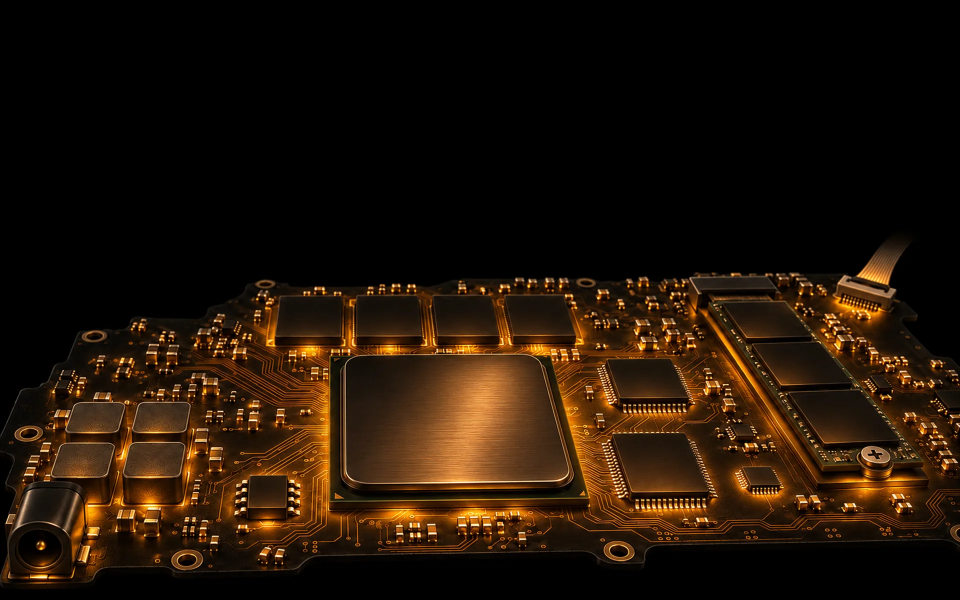
#> input picture site/src/assets/board-awake.webp, 1920 x 1200 px (shown at 1/2 size)
$ python -i make_assets.py   (imports and definitions only)
#> lines starting #> are read from the running program, lines starting #| are printed output that depends on the picture; after the words box and inside, x2 and y2 are one past the last pixel; in counts of white or black regions, pixels touching at a corner belong together
#> further down, picture is the input picture: PIL image 1920x1200 RGB; mean R, G, B 33.8, 19.5, 6.9
"""Prepare the site's pictures from the full-size source plates.

The source plates are 2400 x 1500 PNG files and are not kept in this
repository. This script turns them into what the site ships:

  src/assets/laptop-dark.webp    the laptop before power, cropped close, edges faded to black
  src/assets/laptop-inside.webp  the same laptop with the inside awake and the screen black
  src/assets/laptop-awake.webp   the same laptop with the screen lit
  src/assets/board-dark.webp     the board before power
  src/assets/board-awake.webp    the same board with every part lit
  src/assets/masks/<part>.webp   one soft mask per part of the board
  src/assets/masks/whole.webp    one soft mask of the whole board, for the stop where every part is lit
  src/assets/parts.json          where each part lies on the board, as fractions of the plate
  public/cover.jpg                  the picture a link to the site is previewed with, 1200 x 630

Four pictures are lifted on the way: the laptop and the board before power,
the laptop with its inside awake, and the body (not the screen) of the laptop
with its screen lit. Their midtones and lit edges are raised
so the machine reads as an object on an ordinary screen in a lit room, while
the background stays black and the machine before power does not look switched
on. The lid of the two laptops with a dark screen gets a second, local lift:
its thin rim is made a few pixels wider and brighter, and the glass gets a
faint cool sheen, so the lid reads as a surface and not as a hole. The script
prints the mean brightness of each machine, and of its palm rest, rim and
glass, before and after.

A stop's picture is not a file. The page stacks board-awake over board-dark
once per part, each copy cut out by that part's mask, and fades the copies in.
Because every stop is made from the same two plates, parts never move.

The preview picture is composed from the same plates: the laptop before power
on the left, the same laptop with its screen lit on the right, and the name of
the site. It carries no other words.

Usage: python tools/make_assets.py <folder with the source plates> [--preview-only]
Needs Pillow. Run from the site folder. With --preview-only, only public/cover.jpg is written.
"""

import json
import sys
from pathlib import Path

from PIL import Image, ImageChops, ImageDraw, ImageFilter, ImageFont, ImageStat

PLATE = (2400, 1500)
BOARD_OUT = (1920, 1200)
# The laptop with a margin, in source pixels: left, top, right, bottom.
LAPTOP_BOX = (400, 250, 2000, 1450)
LAPTOP_OUT = (1280, 960)
# How far in from each edge the laptop pictures melt into black, in output pixels. The lid's top rim lies 40
# pixels in, so the melt ends before it: a wider one dimmed the rim to a third.
EDGE_FADE = 18
MASK_OUT = (600, 375)
FEATHER = 70  # in source pixels
WHOLE_FEATHER = 160
# The whole board, for the stop where every part is lit: the ground between the parts lights too.
WHOLE = [(0, 660), (2400, 660), (2400, 1500), (0, 1500)]

# How the two pictures of the machine before power are lifted. A level v (0 to 1) becomes gain * v ** gamma;
# levels at or under `black` are left alone and the change is complete from `full` up, so the background
# stays black. `box` is where the machine lies in the source picture, for the measurement.
LIFT = {
    "laptop-dark": {"gamma": 0.55, "gain": 1.05, "black": 4, "full": 14, "box": (480, 290, 1910, 1380)},
    "laptop-inside-awake": {
        "gamma": 0.55,
        "gain": 1.05,
        "black": 4,
        "full": 14,
        "keep_colour": True,
        "box": (480, 290, 1910, 1380),
    },
    "board-dark": {"gamma": 0.62, "gain": 1.0, "black": 1.5, "full": 7, "box": (0, 660, 2400, 1500)},
    # The laptop with its screen lit: only the body under the hinge is lifted, and less, so that it is as
    # bright as the same body in the picture before it. The lit screen is left as it is.
    "laptop-awake": {
        "gamma": 0.75,
        "gain": 1.05,
        "black": 4,
        "full": 14,
        "keep_colour": True,
        "below": 992,
        "box": (480, 290, 1910, 1380),
    },
}

# The laptop with its screen lit is taken from the picture in which the light under the keys is turned
# down, so that on the last screen the lit display is the brightest thing in view.
SOURCE = {"laptop-awake": "laptop-awake-calm"}

# The lid of the laptop, in source pixels: the box its rim lies in, and the glass inside the rim.
LID_BOX = (570, 296, 1830, 986)
GLASS = [(610, 334), (1790, 334), (1768, 972), (632, 972)]
RIM_WIDEN = 7  # the rim grows by half of this on each side
RIM_GAIN = 1.3
RIM_CAP = 140  # the widened rim is no brighter than this; pixels that were brighter keep their own value
# The sheen on the glass: a cool grey, strongest at the top left corner and falling away to the bottom right.
SHEEN = ((14, 17, 23), (2, 2, 3))
# Parts of the laptop that are measured, in source pixels.
PALM_REST = (700, 1230, 1100, 1330)
RIM_TOP = (700, 300, 1700, 330)

# The parts of the board, as polygons in source pixels.
REGIONS = {
    "power": [(0, 960), (500, 960), (500, 1500), (0, 1500)],
    "firmware": [(560, 1150), (780, 1150), (780, 1320), (560, 1320)],
    "processor": [(800, 860), (1480, 860), (1500, 1290), (790, 1290)],
    "memory": [(660, 710), (1470, 710), (1470, 880), (660, 880)],
    "controllers": [(1480, 880), (1810, 880), (1830, 1310), (1500, 1310)],
    "storage": [(1740, 720), (2180, 720), (2330, 1200), (2010, 1210)],
    "security": [(1820, 1150), (1980, 1150), (1980, 1260), (1820, 1260)],
    "ribbon": [(2060, 560), (2400, 560), (2400, 800), (2060, 800)],
}


# [38 lines left out: functions on_black, lift, not called in this run]


def brightness(picture: Image.Image, box: tuple[int, int, int, int]) -> float:
    """The mean brightness (0 to 255) of one region of a picture."""
    return ImageStat.Stat(picture.crop(box).convert("L")).mean[0]


def lid_lift(picture: Image.Image) -> Image.Image:
    """Widen and brighten the rim of the lid, and lay a faint cool sheen on its glass. Nothing else changes."""
    lid = picture.crop(LID_BOX)
    # The rim: every pixel takes the brightest value near it, so a line two pixels wide survives being made small.
    wide = lid.filter(ImageFilter.MaxFilter(RIM_WIDEN)).filter(ImageFilter.GaussianBlur(0.8))
    wide = wide.point([min(RIM_CAP, round(level * RIM_GAIN)) for level in range(256)] * 3)
    # Only the rim is widened: the glass inside it and the hinge under it keep their own pixels.
    glass = Image.new("L", PLATE, 0)
#> glass: PIL image 2400x1500 L; every value is 0
    ImageDraw.Draw(glass).polygon(GLASS, fill=255)
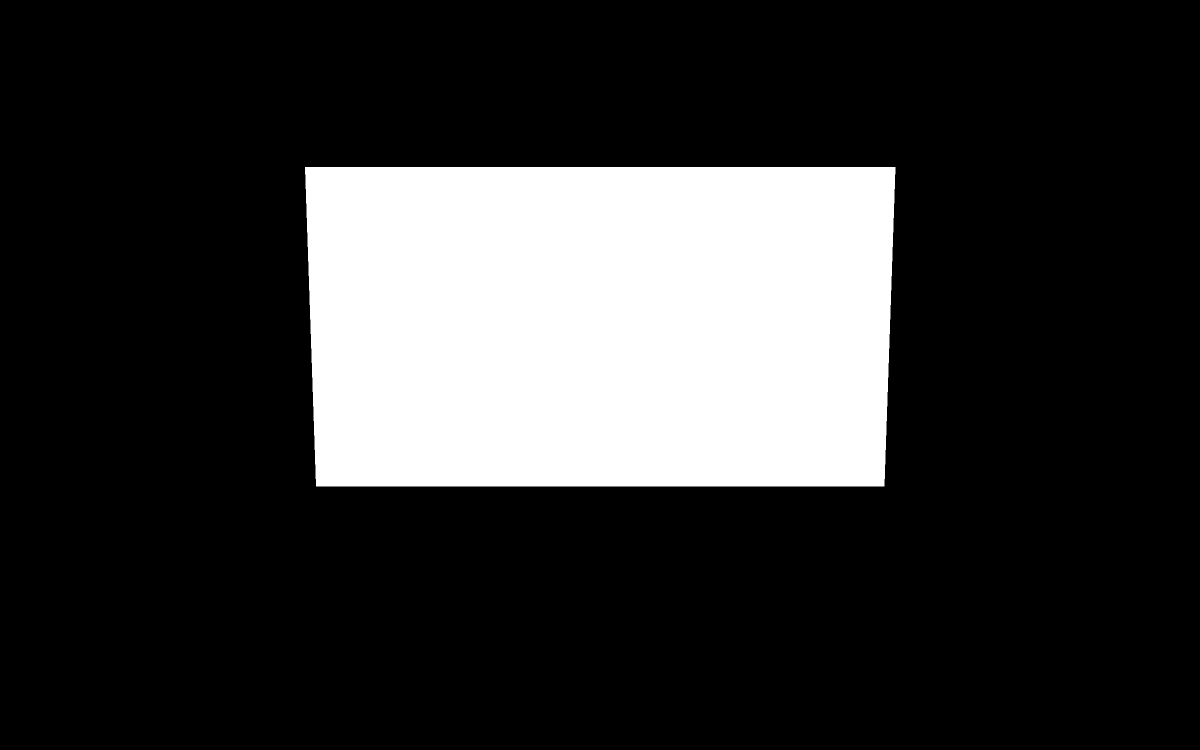
#> glass: PIL image 2400x1500 L (shown at 1/2 size); 20.6% white; 1 white region, box (x1, y1, x2, y2) and area: (610, 334, 1791, 973) 740601
    keep = ImageChops.invert(glass.filter(ImageFilter.MaxFilter(21))).crop(LID_BOX)
#> keep: PIL image 1260x690 L; 10.6% white; 1 white region, box (x1, y1, x2, y2) and area: (0, 0, 1260, 690) 91999
    rim = Image.composite(wide, lid, keep)
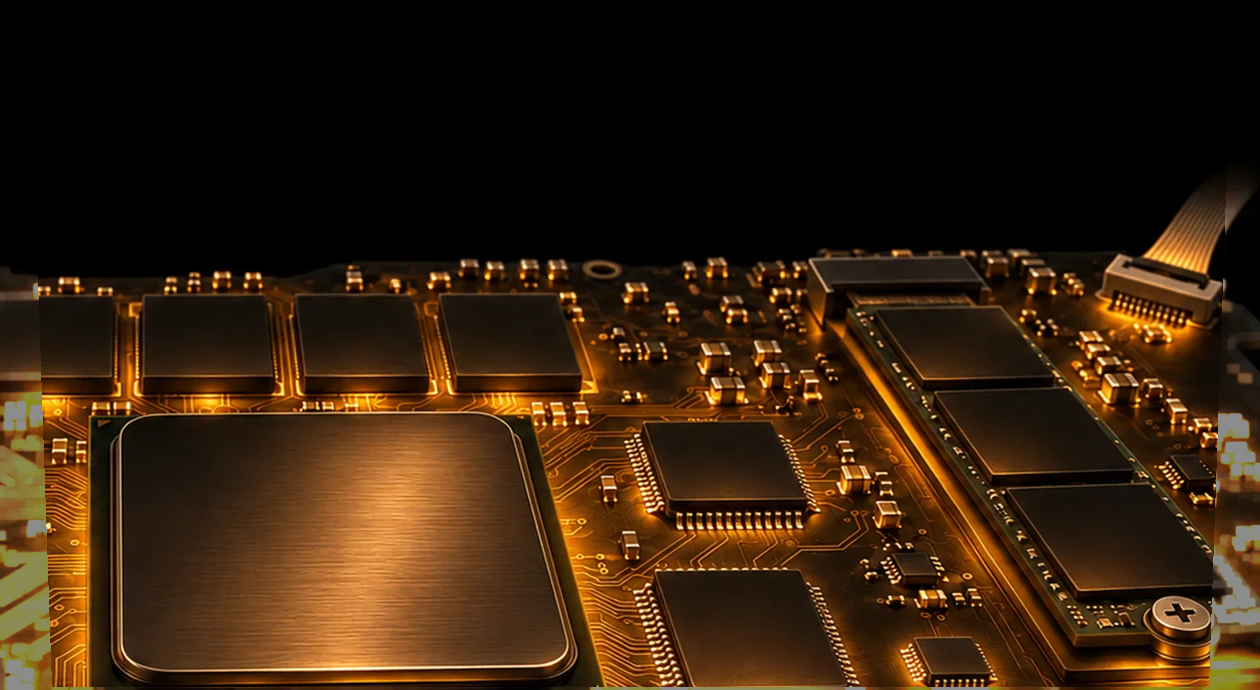
#> rim: PIL image 1260x690 RGB; mean R, G, B 53.7, 32.6, 12.9
    out = picture.copy()
    out.paste(ImageChops.lighter(lid, rim), LID_BOX[:2])
    # The sheen: a diagonal fall of a cool grey, inside the glass only, added to what is there.
    near, far = SHEEN
    left, top = min(x for x, _ in GLASS), min(y for _, y in GLASS)
#> left = 610; top = 334
    right, bottom = max(x for x, _ in GLASS), max(y for _, y in GLASS)
#> right = 1790; bottom = 972
    down = Image.linear_gradient("L")
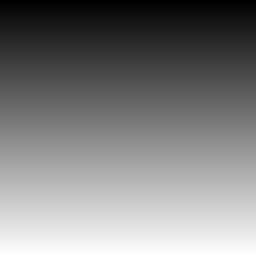
#> down: PIL image 256x256 L; min 0, max 255, mean 127.5
    ramp = ImageChops.invert(ImageChops.add(down, down.transpose(Image.TRANSPOSE), scale=2))
    ramp = ramp.resize((right - left, bottom - top), Image.BICUBIC)
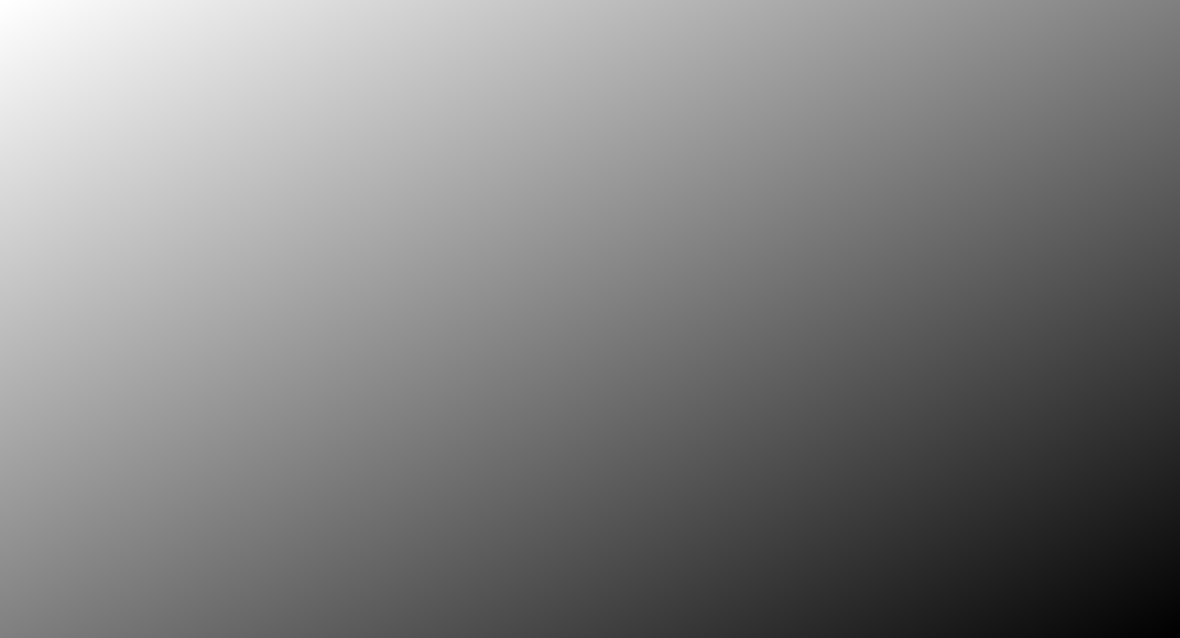
#> ramp: PIL image 1180x638 L; min 0, max 255, mean 127.8
    fall = Image.new("L", PLATE, 0)
    fall.paste(ramp, (left, top))
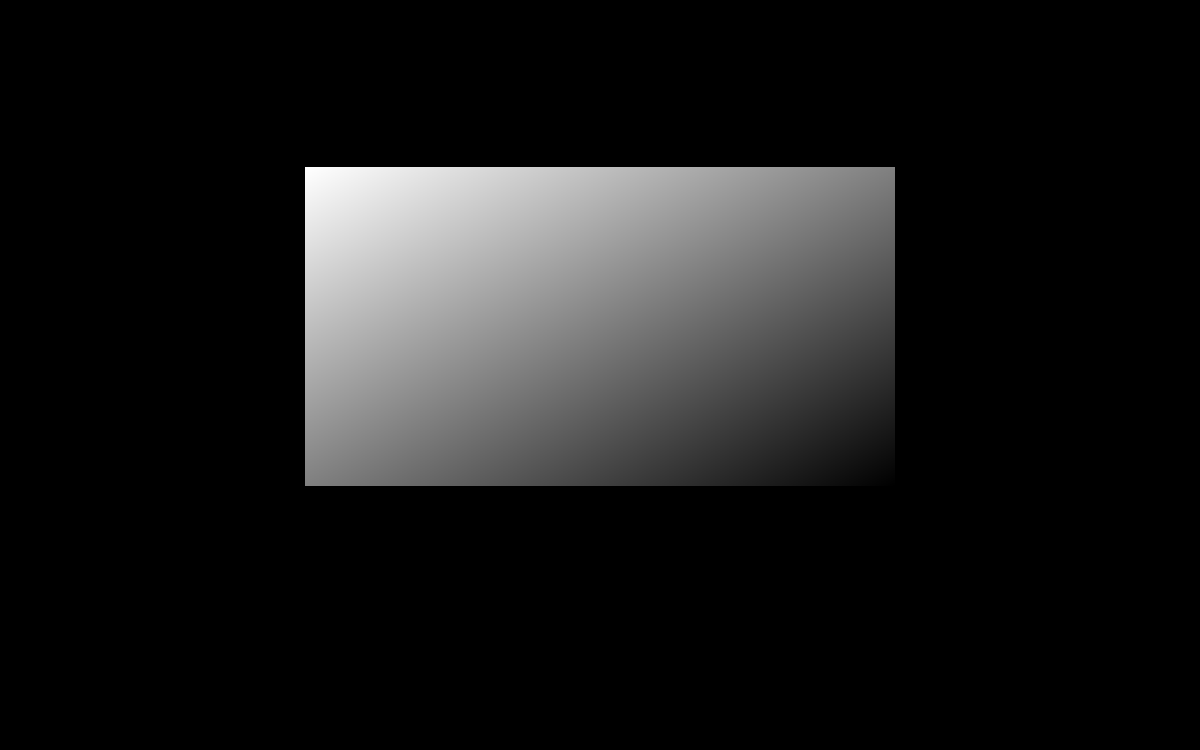
#> fall: PIL image 2400x1500 L (shown at 1/2 size); min 0, max 255, mean 26.7
    channels = [fall.point([round(f + (n - f) * level / 255) for level in range(256)]) for n, f in zip(near, far)]
#> channels = 3 items
    sheen = Image.merge("RGB", channels)
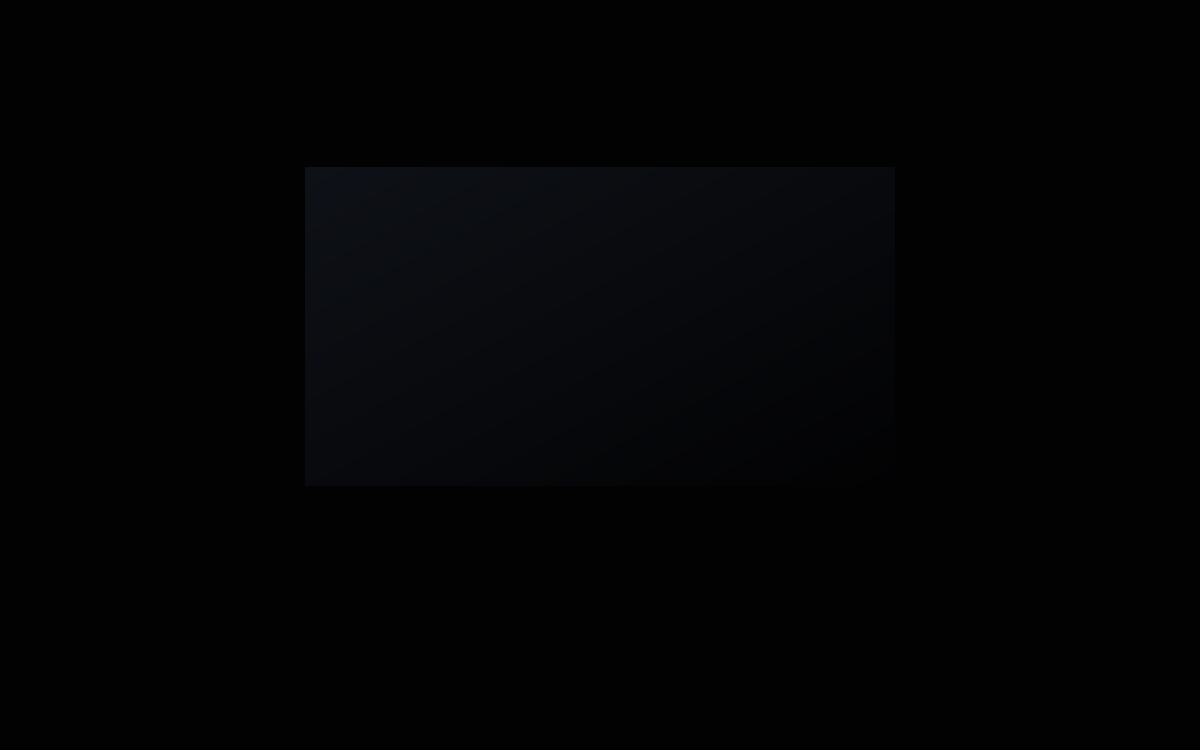
#> sheen: PIL image 2400x1500 RGB (shown at 1/2 size); mean R, G, B 3.3, 3.6, 5.1
    soft = glass.filter(ImageFilter.GaussianBlur(5))
#> (the run stopped early here; a loop or call above may not have finished)
